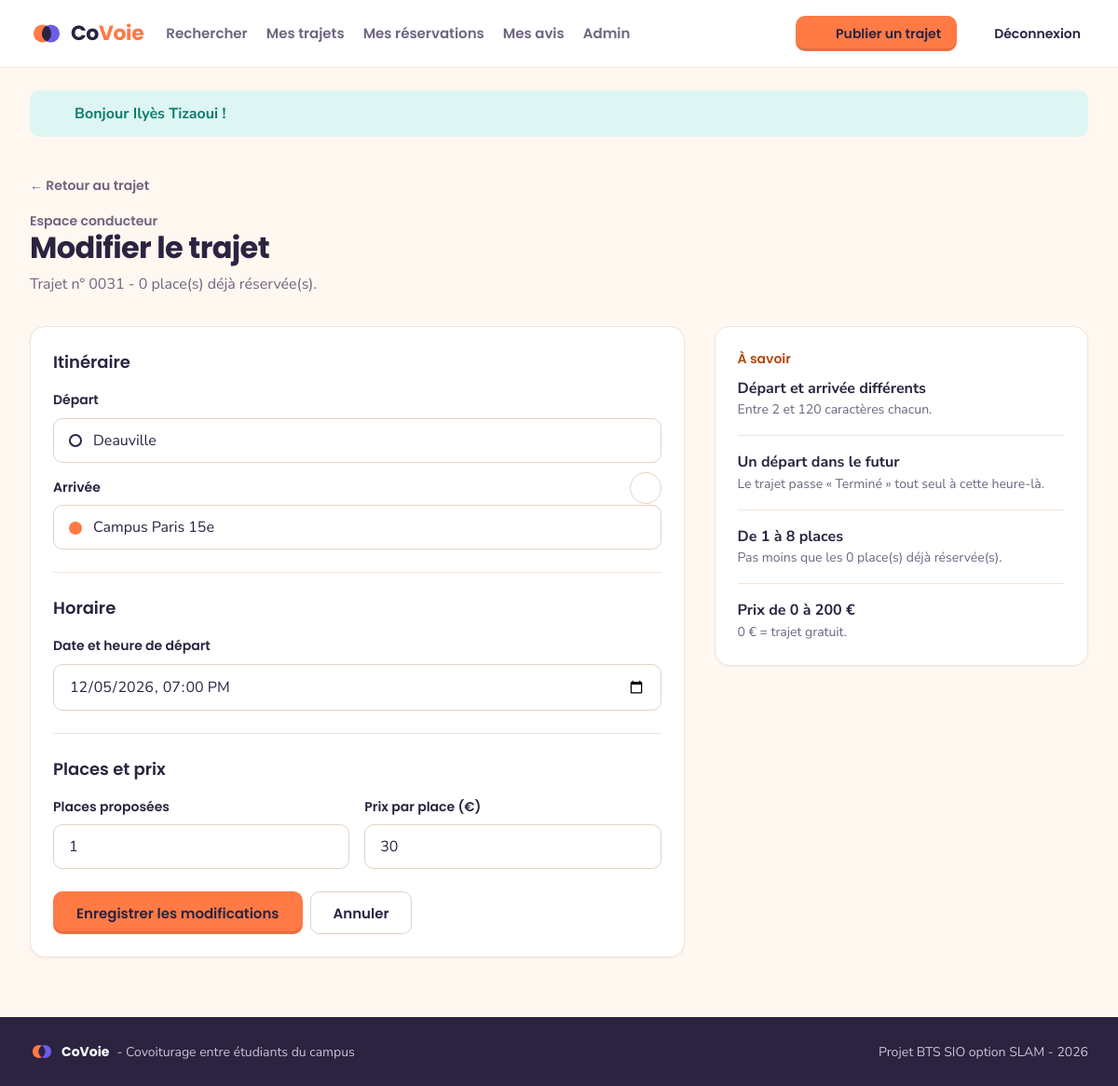
The app's page /index.php?page=modifier&id=31 (signed in) with its own data.
### tables this page shows
CREATE TABLE trajets (
    id               INT(11)      NOT NULL AUTO_INCREMENT,
    origine          VARCHAR(120) NOT NULL,
    destination      VARCHAR(120) NOT NULL,
    date_heure       DATETIME     NOT NULL,
    places_totales   INT(2)       NOT NULL,
    places_restantes INT(2)       NOT NULL,
    statut           VARCHAR(10)  NOT NULL DEFAULT 'Ouvert',
    prix             DECIMAL(6,2) NOT NULL DEFAULT 0.00,
    id_conducteur    INT(11)      NOT NULL,

    PRIMARY KEY (id),
    KEY recherche (statut, date_heure),

    CONSTRAINT fk_trajet_conducteur
        FOREIGN KEY (id_conducteur) REFERENCES utilisateurs (id)
        ON DELETE CASCADE
);

### includes/connexion.php (called while the page is built)
<?php
function connexionBdd(): PDO
{
    static $pdo = null;
    if ($pdo === null) {
        $dsn = 'mysql:host=' . BDD_HOTE . ';port=' . BDD_PORT . ';dbname=' . BDD_NOM . ';charset=utf8mb4';
        try {
            $pdo = new PDO($dsn, BDD_UTILISATEUR, BDD_MOT_DE_PASSE, [
                PDO::ATTR_ERRMODE => PDO::ERRMODE_EXCEPTION,
                PDO::ATTR_DEFAULT_FETCH_MODE => PDO::FETCH_ASSOC,
                PDO::ATTR_EMULATE_PREPARES => false
            ]);
        } catch (PDOException $erreur) {
            afficherErreur(500, 'Base de données inaccessible : lancez WAMP et importez sql/bdd_covoie.sql.');
        }
    }
    return $pdo;
}
function requete(string $sql, array $parametres = []): PDOStatement
{
    $resultat = connexionBdd()->prepare($sql);
    $resultat->execute($parametres);
    return $resultat;
}

### modeles/Trajet.php (called while the page is built, shortened)
<?php
class Trajet
{
    public int $places_totales;
    public int $places_restantes;
    public static function trouver(int $id): ?Trajet
    {
        $resultat = requete('SELECT * FROM trajets WHERE id = ?', [$id]);
        $trajet = $resultat->fetchObject('Trajet');
        return $trajet;
    }
    public function placesOccupees(): int
    {
        return $this->places_totales - $this->places_restantes;
    }
}

### controleurs/TrajetController.php (called while the page is built, shortened)
<?php
class TrajetController
{
    private function chargerTrajet(): Trajet
    {
        $trajet = Trajet::trouver(lireId());
        return $trajet;
    }
    private function chargerMonTrajet(): Trajet
    {
        $idConnecte = proteger();
        $trajet = $this->chargerTrajet();
        return $trajet;
    }
    public function formulaireModifier(): void
    {
        $trajet = $this->chargerMonTrajet();
        afficherVue('trajets/formulaire', [
            'titre' => 'Modifier le trajet',
            'trajet' => $trajet,
            'valeurs' => [
                'origine' => $trajet->origine,
                'destination' => $trajet->destination,
                'date_heure' => date('Y-m-d\TH:i', strtotime($trajet->date_heure)),
                'places' => $trajet->places_totales,
                'prix' => $trajet->prix
            ],
            'erreurs' => []
        ]);
    }
}

### index.php (called while the page is built, shortened)
<?php
require_once 'includes/connexion.php';
require_once 'includes/fonctions.php';
require_once 'includes/routes.php';
require_once 'modeles/Trajet.php';
require_once 'controleurs/TrajetController.php';
$page = 'accueil';
if (isset($_GET['page']) && is_string($_GET['page'])) {
    $page = $_GET['page'];
}
$nomMethode = $routes[$page][1];
$controleur = new $nomControleur();
$controleur->$nomMethode();

### vues/trajets/formulaire.php (the view, shortened to what this page needs)
<?php
if ($trajet === null) {
    $action = 'index.php?page=publier-valider';
    $texteBouton = 'Publier le trajet';
} else {
    $action = 'index.php?page=modifier-valider&amp;id=' . $trajet->id;
    $texteBouton = 'Enregistrer les modifications';
}
?>
<?php if ($trajet !== null) { ?>
    <a class="retour" href="index.php?page=trajet&amp;id=<?= $trajet->id ?>">← Retour au trajet</a>
<?php } ?>
<div class="entete-page">
    <div>
        <p class="surtitre">Espace conducteur</p>
        <h1><?= e($titre) ?></h1>
        <p>
            <?php if ($trajet === null) { ?>
                Indiquez votre itinéraire : les passagers pourront demander une place.
            <?php } else { ?>
                Trajet n° <?= sprintf('%04d', $trajet->id) ?> - <?= $trajet->placesOccupees() ?> place(s) déjà réservée(s).
            <?php } ?>
        </p>
    </div>
</div>
<div class="gabarit-formulaire">
    <form class="bloc" method="post" action="<?= $action ?>" novalidate>
        <fieldset>
            <legend>Itinéraire</legend>
            <div class="arrets">
                <div class="<?= classeChamp($erreurs, 'origine') ?> champ-lieu">
                    <label for="depart">Départ</label>
                    <input type="text" id="depart" name="origine"<?= attributsErreur($erreurs, 'origine') ?> value="<?= e($valeurs['origine']) ?>" maxlength="120" placeholder="Ex : Boulogne Jean Jaurès" required>
                </div>
                <div class="<?= classeChamp($erreurs, 'destination') ?> champ-lieu">
                    <label for="arrivee">Arrivée</label>
                    <button type="button" class="bouton-inverser" data-inverser aria-label="Inverser départ et arrivée"><?= icone('inverser', 16) ?></button>
                    <input type="text" id="arrivee" name="destination"<?= attributsErreur($erreurs, 'destination') ?> value="<?= e($valeurs['destination']) ?>" maxlength="120" placeholder="Ex : Campus Paris 15e" required>
                </div>
            </div>
        </fieldset>
        <fieldset>
            <legend>Horaire</legend>
            <div class="<?= classeChamp($erreurs, 'date_heure') ?>">
                <label for="date_heure">Date et heure de départ</label>
                <input type="datetime-local" id="date_heure" name="date_heure"<?= attributsErreur($erreurs, 'date_heure') ?> value="<?= e($valeurs['date_heure']) ?>" required>
            </div>
        </fieldset>
        <fieldset>
            <legend>Places et prix</legend>
            <div class="deux-champs">
                <div class="<?= classeChamp($erreurs, 'places') ?>">
                    <label for="places">Places proposées</label>
                    <input type="number" id="places" name="places"<?= attributsErreur($erreurs, 'places') ?> value="<?= e($valeurs['places']) ?>" min="1" max="8" required>
                </div>
                <div class="<?= classeChamp($erreurs, 'prix') ?>">
                    <label for="prix">Prix par place (€)</label>
                    <input type="number" id="prix" name="prix"<?= attributsErreur($erreurs, 'prix') ?> value="<?= e($valeurs['prix']) ?>" min="0" max="200" step="0.5" required>
                </div>
            </div>
        </fieldset>
        <div class="actions">
            <button class="bouton bouton--principal" type="submit"><?= $texteBouton ?></button>
            <?php if ($trajet !== null) { ?>
                <a class="bouton bouton--secondaire" href="index.php?page=trajet&amp;id=<?= $trajet->id ?>">Annuler</a>
            <?php } ?>
        </div>
    </form>
    <aside class="bloc">
        <p class="surtitre">À savoir</p>
        <ul class="avis-liste">
            <li><b>Départ et arrivée différents</b><span class="avis-contexte">Entre 2 et 120 caractères chacun.</span></li>
            <li><b>Un départ dans le futur</b><span class="avis-contexte">Le trajet passe « Terminé » tout seul à cette heure-là.</span></li>
            <li><b>De 1 à 8 places</b><span class="avis-contexte">
                <?php if ($trajet !== null) { ?>
                    Pas moins que les <?= $trajet->placesOccupees() ?> place(s) déjà réservée(s).
                <?php } else { ?>
                    Une place est retirée à chaque demande que vous acceptez.
                <?php } ?>
            </span></li>
            <li><b>Prix de 0 à 200 €</b><span class="avis-contexte">0 € = trajet gratuit.</span></li>
        </ul>
    </aside>
</div>

### records on screen
trajets: id "0031", $trajet->placesOccupees() "0", origine "Deauville", destination "Campus Paris 15e", prix "30"

### other values on screen
$message['texte'] "Bonjour Ilyès Tizaoui !"
$titre "Modifier le trajet"
$texteBouton "Enregistrer les modifications"
SLOGAN_APPLICATION "Covoiturage entre étudiants du campus"
